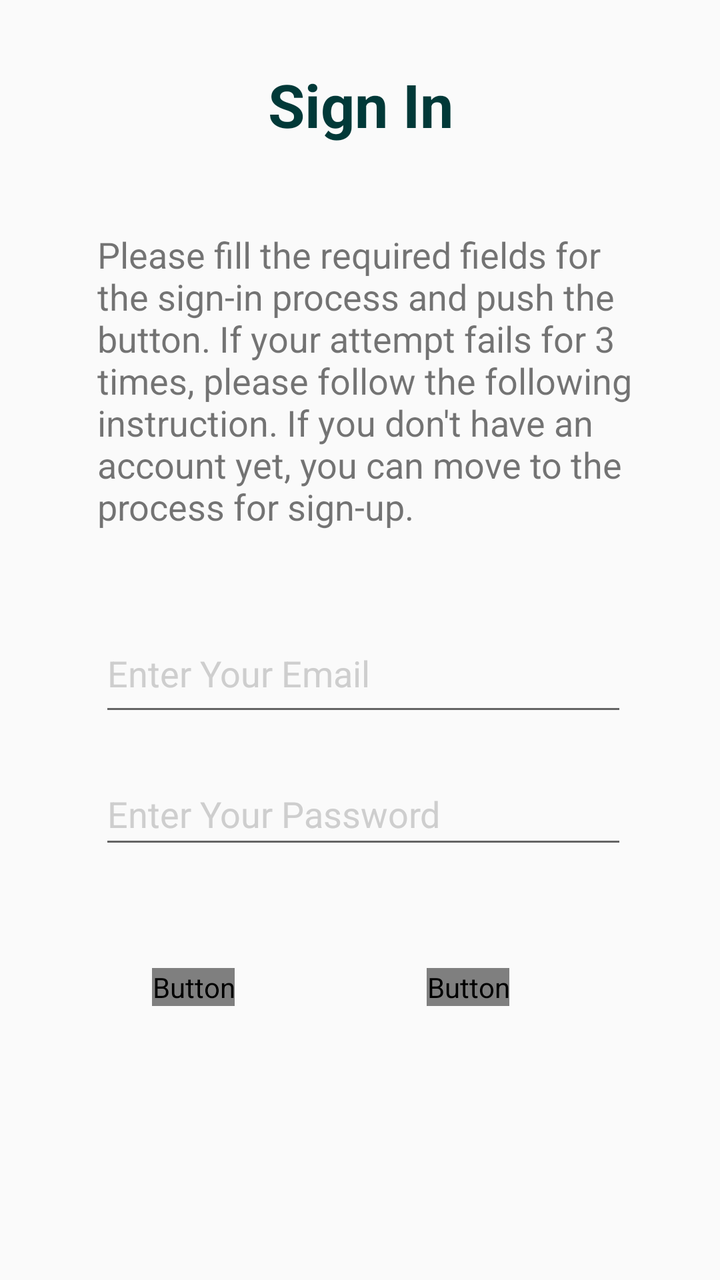
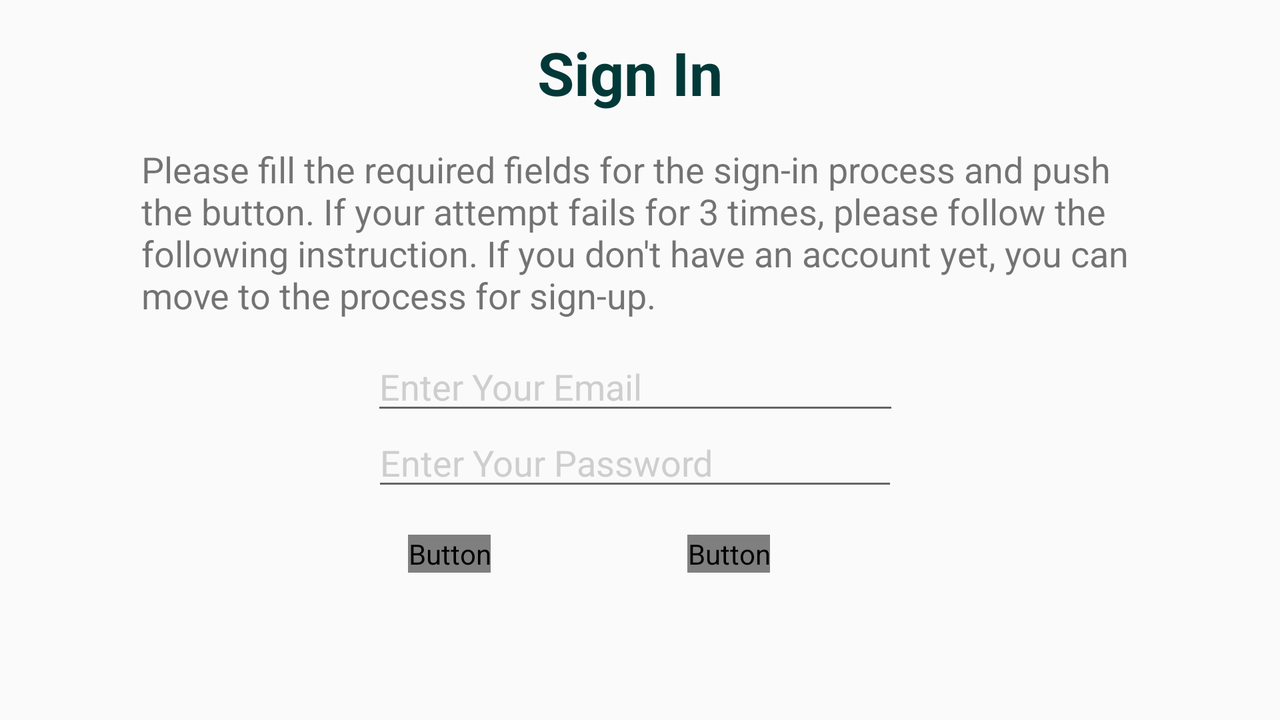

Compare how this app lays out the same screen by default and in its alternative resource folder. The renders come first, then the two layout files and the values they reference.
<!-- AndroidManifest.xml: application theme AppTheme -->
<!-- res/layout/activity_login.xml -->
<?xml version="1.0" encoding="utf-8"?>
<androidx.constraintlayout.widget.ConstraintLayout xmlns:android="http://schemas.android.com/apk/res/android"
    xmlns:app="http://schemas.android.com/apk/res-auto"
    xmlns:tools="http://schemas.android.com/tools"
    android:id="@+id/constraintLayout"
    android:layout_width="match_parent"
    android:layout_height="match_parent"
    tools:context=".LoginActivity">

    <TextView
        android:id="@+id/txtSignIn"
        android:layout_width="wrap_content"
        android:layout_height="43dp"
        android:layout_marginTop="32dp"

        android:layout_marginEnd="8dp"
        android:text="@string/signin"
        android:textColor="@color/colorPrimaryDark"
        android:textSize="30sp"
        android:textStyle="bold"
        app:layout_constraintEnd_toEndOf="parent"
        app:layout_constraintHorizontal_bias="0.517"
        app:layout_constraintStart_toStartOf="parent"
        app:layout_constraintTop_toTopOf="parent" />

    <EditText
        android:id="@+id/txtSignUpEmail"
        android:layout_width="264dp"
        android:layout_height="56dp"
        android:layout_marginTop="32dp"
        android:ems="10"
        android:hint="@string/enteremail"
        android:inputType="textPersonName"
        android:textColorHint="@color/colorAccent"
        app:layout_constraintEnd_toEndOf="parent"
        app:layout_constraintHorizontal_bias="0.517"
        app:layout_constraintStart_toStartOf="parent"
        app:layout_constraintTop_toBottomOf="@+id/textView" />

    <EditText
        android:id="@+id/txtSignInPW"
        android:layout_width="264dp"
        android:layout_height="48dp"
        android:ems="10"
        android:hint="@string/enterpass"
        android:inputType="textPassword"
        android:textColorHint="@color/colorAccent"
        app:layout_constraintBottom_toBottomOf="parent"
        app:layout_constraintEnd_toEndOf="parent"
        app:layout_constraintHorizontal_bias="0.517"
        app:layout_constraintStart_toStartOf="parent"
        app:layout_constraintTop_toBottomOf="@+id/txtSignUpEmail"
        app:layout_constraintVertical_bias="0.08" />

    <Button
        android:id="@+id/btnSignIn"
        android:layout_width="wrap_content"
        android:layout_height="wrap_content"
        android:layout_marginStart="76dp"
        android:background="@color/colorPrimary"
        android:text="@string/btnsignin"
        android:textColor="@color/common_google_signin_btn_text_dark_default"
        android:textSize="14sp"
        android:textStyle="bold"
        app:layout_constraintBottom_toBottomOf="parent"
        app:layout_constraintStart_toStartOf="parent"
        app:layout_constraintTop_toBottomOf="@+id/txtSignInPW"
        app:layout_constraintVertical_bias="0.286" />

    <Button
        android:id="@+id/btnSignUp"
        android:layout_width="wrap_content"
        android:layout_height="wrap_content"
        android:background="@color/colorPrimaryDark"
        android:text="@string/btnsignup"
        android:textColor="@color/common_google_signin_btn_text_dark_default"
        android:textSize="14sp"
        android:textStyle="bold"
        app:layout_constraintBottom_toBottomOf="parent"
        app:layout_constraintEnd_toEndOf="parent"
        app:layout_constraintHorizontal_bias="0.477"
        app:layout_constraintStart_toEndOf="@+id/btnSignIn"
        app:layout_constraintTop_toBottomOf="@+id/txtSignInPW"
        app:layout_constraintVertical_bias="0.286" />

    <TextView
        android:id="@+id/textView"
        android:layout_width="268dp"
        android:layout_height="160dp"
        android:layout_marginStart="8dp"
        android:layout_marginTop="40dp"
        android:layout_marginEnd="8dp"
        android:text="Please fill the required fields for the sign-in process and push the button. If your attempt fails for 3 times, please follow the following instruction. If you don't have an account yet, you can move to the process for sign-up."
        android:textSize="18sp"
        app:layout_constraintEnd_toEndOf="parent"
        app:layout_constraintHorizontal_bias="0.535"
        app:layout_constraintStart_toStartOf="parent"
        app:layout_constraintTop_toBottomOf="@+id/txtSignIn" />

</androidx.constraintlayout.widget.ConstraintLayout>
<!-- resources referenced by this layout -->
<resources>
  <color name="colorAccent">#cecece</color>
  <color name="colorPrimary">#d0a23e</color>
  <color name="colorPrimaryDark">#013938</color>
  <string name="btnsignin">SIGN IN</string>
  <string name="btnsignup">SIGN UP</string>
  <string name="enteremail">Enter Your Email</string>
  <string name="enterpass">Enter Your Password</string>
  <string name="signin">Sign In</string>
  <style name="AppTheme" parent="Theme.AppCompat.Light.DarkActionBar">
          
          <item name="colorPrimary">@color/colorPrimary</item>
          <item name="colorPrimaryDark">@color/colorPrimaryDark</item>
          <item name="colorAccent">@color/colorAccent</item>
      </style>
</resources>
<!-- res/layout-land/activity_login.xml (the repository's variant of the layout above) -->
<!-- drawn on the phone turned sideways -->
<?xml version="1.0" encoding="utf-8"?>
<androidx.constraintlayout.widget.ConstraintLayout xmlns:android="http://schemas.android.com/apk/res/android"
    xmlns:app="http://schemas.android.com/apk/res-auto"
    xmlns:tools="http://schemas.android.com/tools"
    android:id="@+id/constraintLayout"
    android:layout_width="match_parent"
    android:layout_height="match_parent"
    tools:context=".LoginActivity">

    <TextView
        android:id="@+id/txtSignIn"
        android:layout_width="wrap_content"
        android:layout_height="wrap_content"
        android:layout_marginTop="16dp"
        android:text="@string/signin"
        android:textColor="@color/colorPrimaryDark"
        android:textSize="30sp"
        android:textStyle="bold"
        app:layout_constraintEnd_toEndOf="parent"
        app:layout_constraintHorizontal_bias="0.491"
        app:layout_constraintStart_toStartOf="parent"
        app:layout_constraintTop_toTopOf="parent" />

    <TextView
        android:id="@+id/textView"
        android:layout_width="499dp"
        android:layout_height="100dp"
        android:layout_marginTop="16dp"
        android:text="Please fill the required fields for the sign-in process and push the button. If your attempt fails for 3 times, please follow the following instruction. If you don't have an account yet, you can move to the process for sign-up."
        android:textSize="18sp"
        app:layout_constraintEnd_toEndOf="parent"
        app:layout_constraintStart_toStartOf="parent"
        app:layout_constraintTop_toBottomOf="@+id/txtSignIn" />

    <EditText
        android:id="@+id/txtSignUpEmail"
        android:layout_width="264dp"
        android:layout_height="40dp"
        android:ems="10"
        android:hint="@string/enteremail"
        android:inputType="textPersonName"
        android:textColorHint="@color/colorAccent"
        app:layout_constraintEnd_toEndOf="parent"
        app:layout_constraintHorizontal_bias="0.494"
        app:layout_constraintStart_toStartOf="parent"
        app:layout_constraintTop_toBottomOf="@+id/textView" />

    <EditText
        android:id="@+id/txtSignInPW"
        android:layout_width="263dp"
        android:layout_height="38dp"
        android:ems="10"
        android:hint="@string/enterpass"
        android:inputType="textPassword"
        android:textColorHint="@color/colorAccent"
        app:layout_constraintBottom_toBottomOf="parent"
        app:layout_constraintEnd_toEndOf="parent"
        app:layout_constraintHorizontal_bias="0.493"
        app:layout_constraintStart_toStartOf="parent"
        app:layout_constraintTop_toBottomOf="@+id/txtSignUpEmail"
        app:layout_constraintVertical_bias="0.0" />

    <Button
        android:id="@+id/btnSignIn"
        android:layout_width="wrap_content"
        android:layout_height="wrap_content"
        android:layout_marginStart="204dp"
        android:background="@color/colorPrimary"
        android:text="@string/btnsignin"
        android:textColor="@color/common_google_signin_btn_text_dark_default"
        android:textSize="14sp"
        android:textStyle="bold"
        app:layout_constraintBottom_toBottomOf="parent"
        app:layout_constraintStart_toStartOf="parent"
        app:layout_constraintTop_toBottomOf="@+id/txtSignInPW"
        app:layout_constraintVertical_bias="0.187" />

    <Button
        android:id="@+id/btnSignUp"
        android:layout_width="wrap_content"
        android:layout_height="wrap_content"
        android:background="@color/colorPrimaryDark"
        android:text="@string/btnsignup"
        android:textColor="@color/common_google_signin_btn_text_dark_default"
        android:textSize="14sp"
        android:textStyle="bold"
        app:layout_constraintBottom_toBottomOf="parent"
        app:layout_constraintEnd_toEndOf="parent"
        app:layout_constraintHorizontal_bias="0.278"
        app:layout_constraintStart_toEndOf="@+id/btnSignIn"
        app:layout_constraintTop_toBottomOf="@+id/txtSignInPW"
        app:layout_constraintVertical_bias="0.186" />

</androidx.constraintlayout.widget.ConstraintLayout>
